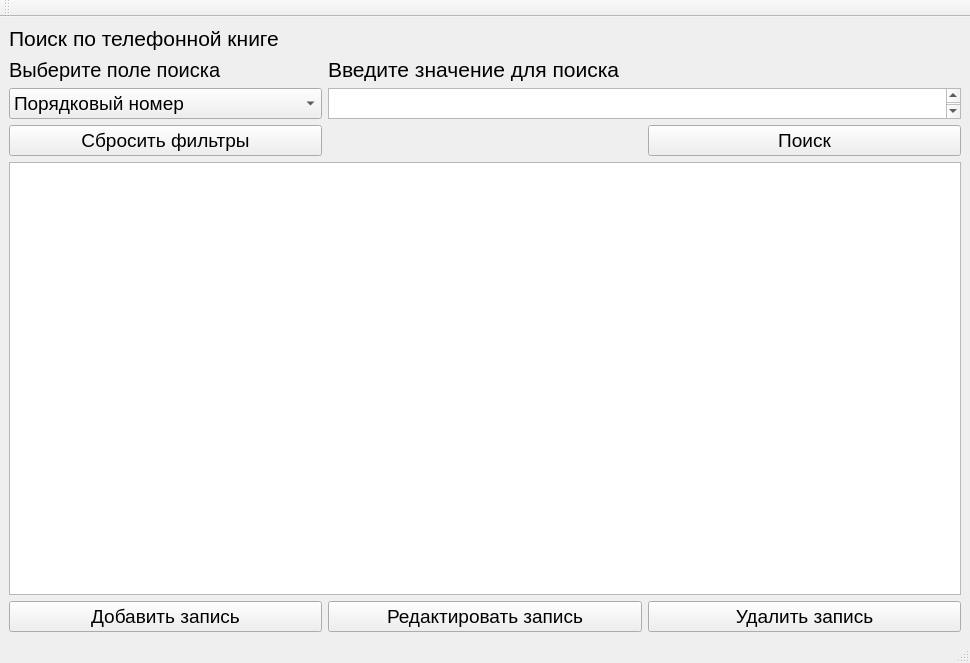
<?xml version="1.0" encoding="UTF-8"?>
<ui version="4.0">
 <class>MainWindow</class>
 <widget class="QMainWindow" name="MainWindow">
  <property name="geometry">
   <rect>
    <x>0</x>
    <y>0</y>
    <width>970</width>
    <height>663</height>
   </rect>
  </property>
  <property name="windowTitle">
   <string>Телефонная книга</string>
  </property>
  <widget class="QWidget" name="centralwidget">
   <layout class="QGridLayout" name="gridLayout">
    <item row="5" column="2">
     <widget class="QPushButton" name="deleteButton">
      <property name="sizePolicy">
       <sizepolicy hsizetype="Preferred" vsizetype="Preferred">
        <horstretch>0</horstretch>
        <verstretch>0</verstretch>
       </sizepolicy>
      </property>
      <property name="font">
       <font>
        <pointsize>14</pointsize>
       </font>
      </property>
      <property name="text">
       <string>Удалить запись</string>
      </property>
     </widget>
    </item>
    <item row="3" column="2">
     <widget class="QPushButton" name="searchButton">
      <property name="font">
       <font>
        <pointsize>14</pointsize>
       </font>
      </property>
      <property name="text">
       <string>Поиск</string>
      </property>
     </widget>
    </item>
    <item row="5" column="0">
     <widget class="QPushButton" name="editButton">
      <property name="sizePolicy">
       <sizepolicy hsizetype="Preferred" vsizetype="Preferred">
        <horstretch>0</horstretch>
        <verstretch>0</verstretch>
       </sizepolicy>
      </property>
      <property name="font">
       <font>
        <pointsize>14</pointsize>
       </font>
      </property>
      <property name="text">
       <string>Добавить запись</string>
      </property>
     </widget>
    </item>
    <item row="5" column="1">
     <widget class="QPushButton" name="changeButton">
      <property name="font">
       <font>
        <pointsize>14</pointsize>
       </font>
      </property>
      <property name="text">
       <string>Редактировать запись</string>
      </property>
     </widget>
    </item>
    <item row="3" column="0">
     <widget class="QPushButton" name="resetButton">
      <property name="font">
       <font>
        <pointsize>14</pointsize>
       </font>
      </property>
      <property name="text">
       <string>Сбросить фильтры</string>
      </property>
     </widget>
    </item>
    <item row="1" column="1" colspan="2">
     <widget class="QLabel" name="label_3">
      <property name="font">
       <font>
        <pointsize>16</pointsize>
       </font>
      </property>
      <property name="text">
       <string>Введите значение для поиска</string>
      </property>
     </widget>
    </item>
    <item row="2" column="0">
     <widget class="QComboBox" name="searchCBox">
      <property name="sizePolicy">
       <sizepolicy hsizetype="Preferred" vsizetype="Fixed">
        <horstretch>0</horstretch>
        <verstretch>0</verstretch>
       </sizepolicy>
      </property>
      <property name="font">
       <font>
        <pointsize>14</pointsize>
       </font>
      </property>
      <item>
       <property name="text">
        <string>Порядковый номер</string>
       </property>
      </item>
      <item>
       <property name="text">
        <string>ФИО</string>
       </property>
      </item>
      <item>
       <property name="text">
        <string>E-mail</string>
       </property>
      </item>
      <item>
       <property name="text">
        <string>День рождения</string>
       </property>
      </item>
      <item>
       <property name="text">
        <string>Дата внесения</string>
       </property>
      </item>
     </widget>
    </item>
    <item row="1" column="0">
     <widget class="QLabel" name="label_2">
      <property name="font">
       <font>
        <pointsize>15</pointsize>
       </font>
      </property>
      <property name="text">
       <string>Выберите поле поиска</string>
      </property>
     </widget>
    </item>
    <item row="4" column="0" colspan="3">
     <widget class="QTableView" name="tableView">
      <property name="font">
       <font>
        <pointsize>14</pointsize>
       </font>
      </property>
      <property name="editTriggers">
       <set>QAbstractItemView::NoEditTriggers</set>
      </property>
      <property name="sortingEnabled">
       <bool>true</bool>
      </property>
      <attribute name="horizontalHeaderCascadingSectionResizes">
       <bool>false</bool>
      </attribute>
      <attribute name="horizontalHeaderStretchLastSection">
       <bool>false</bool>
      </attribute>
     </widget>
    </item>
    <item row="0" column="0" colspan="3">
     <widget class="QLabel" name="label">
      <property name="font">
       <font>
        <pointsize>16</pointsize>
       </font>
      </property>
      <property name="text">
       <string>Поиск по телефонной книге</string>
      </property>
     </widget>
    </item>
    <item row="2" column="1" colspan="2">
     <widget class="QPlainTextEdit" name="searchPTEdit">
      <property name="sizePolicy">
       <sizepolicy hsizetype="Expanding" vsizetype="Ignored">
        <horstretch>0</horstretch>
        <verstretch>0</verstretch>
       </sizepolicy>
      </property>
      <property name="font">
       <font>
        <pointsize>14</pointsize>
       </font>
      </property>
     </widget>
    </item>
   </layout>
  </widget>
  <widget class="QMenuBar" name="menubar">
   <property name="geometry">
    <rect>
     <x>0</x>
     <y>0</y>
     <width>970</width>
     <height>22</height>
    </rect>
   </property>
  </widget>
  <widget class="QStatusBar" name="statusbar"/>
  <widget class="QToolBar" name="toolBar">
   <property name="windowTitle">
    <string>toolBar</string>
   </property>
   <attribute name="toolBarArea">
    <enum>TopToolBarArea</enum>
   </attribute>
   <attribute name="toolBarBreak">
    <bool>false</bool>
   </attribute>
  </widget>
 </widget>
 <resources/>
 <connections/>
</ui>
